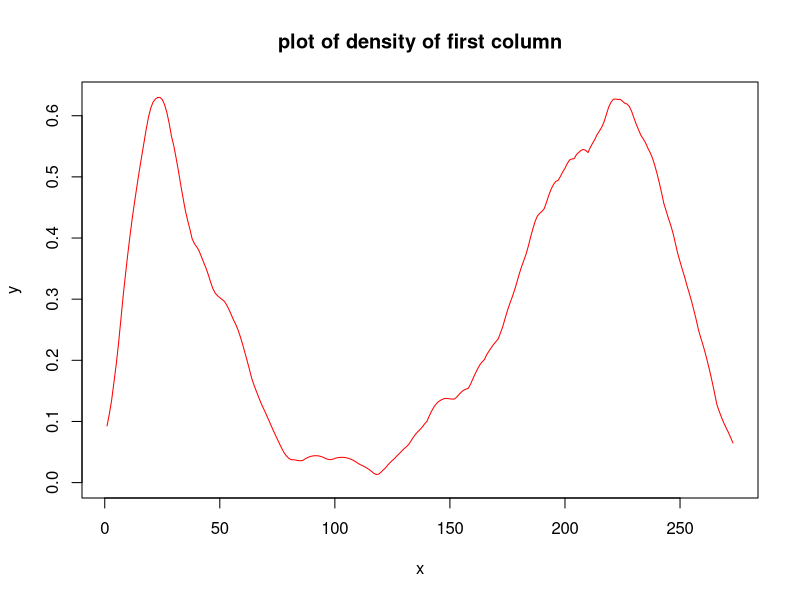
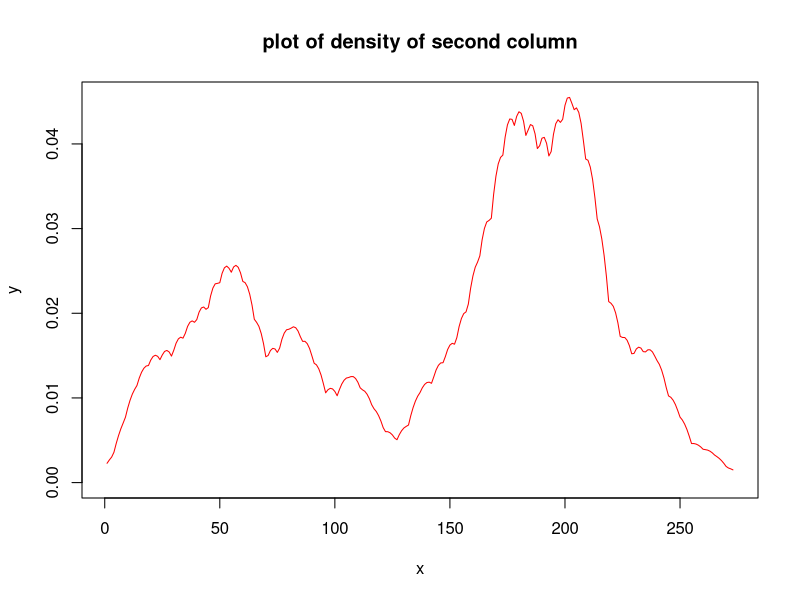

Write the R code that produced these figures, in order.
rm(list=ls())
graphics.off()
data<-faithful
data1<-data[,1]
data2<-data[,2]
ker<-function(x,xi,n,bn)
{
  to<-0
  for(i in xi){
    v <- abs((x-i)/bn)
    if(v < 1){
      s<-(3/4)*(1-v^2)
      to<-to+s
    } else{to<-to}
  }
  return(1/(n*bn)*to)
}
j1<-data1
b1<-seq(0.01,1,by =0.01)
c1<-c()
for(bn in b1){
s<-1
for(i in 1:length(j1))
  {
    a<-ker(j1[i],data1[-i],length(data1),bn)
    s<-s*a
  }
c1<-c(c1,s)
}
cat("the situation of max of persudo likelihood:",which(c1==max(c1)),"max value is:",max(c1),"\n")
cat("from above to find bn:",b1[which(c1==max(c1))],"\n")

collect<-function(bn){
  j1<-seq(min(data1),max(data1),(max(data1)-min(data1))/272)
  c1<-c()
  for(i in j1)
  {
    a<-ker(i,data1,length(data1),bn)
    c1<-c(c1,a)
  }
  return(c1)
}
f1<-collect(b1[which(c1==max(c1))])
plot(f1,col="red",type = "l",ylim =c(0,max(f1)),main ="plot of density of first column",ylab = "y",xlab = "x")

#######
rm(list=ls())
graphics.off()
data<-faithful
data1<-data[,1]
data2<-data[,2]
ker<-function(x,xi,n,bn)
{
  to<-0
  for(i in xi){
    v <- abs((x-i)/bn)
    if(v < 1){
      s<-(3/4)*(1-v^2)
      to<-to+s
    } else{to<-to}
  }
  return(1/(n*bn)*to)
}
j2<-data2
b2<-seq(0.01,3,by =0.01)
c2<-c()
for(bn in b2){
  s<-0
  for(i in 1:length(j2))
  {
    a<-ker(j2[i],data2[-i],length(data2),bn)
    s<-s+log(a)
  }
  c2<-c(c2,s)
}
cat("the situation of max of persudo likelihood:",which(c2==max(c2)),"max value is:",max(c2),"\n")
cat("from above to find bn:",b2[which(c2==max(c2))],"\n")

collect2<-function(bn){
  j2<-seq(min(data2),max(data2),(max(data2)-min(data2))/272)
  c1<-c()
  for(i in j2)
  {
    a<-ker(i,data2,length(data2),bn)
    c1<-c(c1,a)
  }
  return(c1)
}
g1<-collect2(b2[which(c2==max(c2))])
plot(g1,col="red",type = "l",ylim =c(0,max(g1)),main ="plot of density of second column",ylab = "y",xlab = "x")
